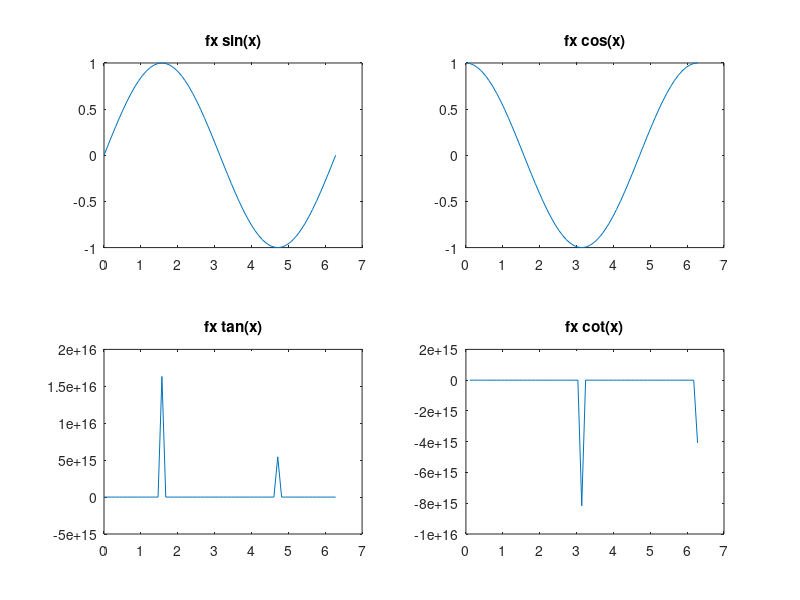

The MATLAB source for this figure:
subplot(2,2,1)
x=0:pi/30:2*pi;
y1=sin(x);
plot(x,y1)
title('fx sin(x)')
subplot(2,2,2)
y2=cos(x);
plot(x,y2)
title('fx cos(x)')
subplot(2,2,3)
y3=tan(x)
plot(x,y3)
title('fx tan(x)')
subplot(2,2,4)
y4=cot(x)
plot(x,y4)
title('fx cot(x)')
